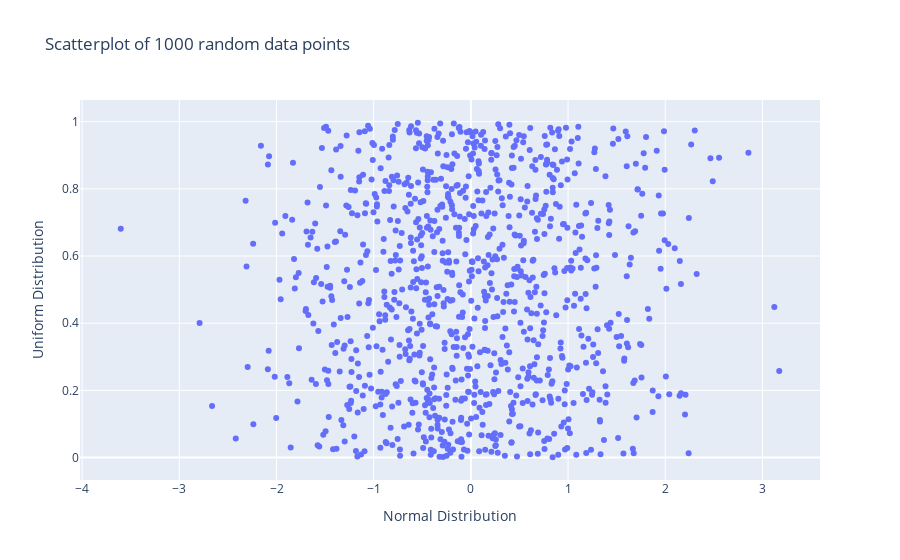

The code cell stored with this chart in its notebook:
### Markdown cell above
# Objective: Create a scatterplot of 1000 random data points. 
x-axis values should come from a normal distribution using np.random.randn(1000).  
y-axis values should come from a uniform distribution over [0,1) using np.random.rand(1000)

### Code cell
# obtain x and y values:
x_values = np.random.randn(1000)    # 1000 sample of norm dist
y_values = np.random.rand(1000) # 1000 values from the interval <0,1>, equidistantly divided

# define a data variable
data = go.Scatter(
    x = x_values,
    y = y_values,
     mode = 'markers'
)

# define the layout, and include a title and axis labels
layout = go.Layout(
    title = 'Scatterplot of 1000 random data points',
    xaxis_title="Normal Distribution",
    yaxis_title="Uniform Distribution",
)

# Create a fig from data and layout, and plot the fig
fig = go.Figure(data=data,layout=layout)
fig.show()

### Figure 1 — Plotly figure (JSON) as saved in the notebook; plotly's stock layout.template omitted (floating-point values rounded to 4 significant figures; data arrays with more than 128 entries replaced by an {"elided": "..."} marker saying what was removed)
{"data": [{"mode": "markers", "type": "scatter", "x": {"elided": "1000 float values"}, "y": {"elided": "1000 float values"}}], "layout": {"autosize": true, "title": {"text": "Scatterplot of 1000 random data points"}, "xaxis": {"autorange": true, "range": [-4.015, 3.586], "title": {"text": "Normal Distribution"}, "type": "linear"}, "yaxis": {"autorange": true, "range": [-0.07204, 1.07], "title": {"text": "Uniform Distribution"}, "type": "linear"}}}
